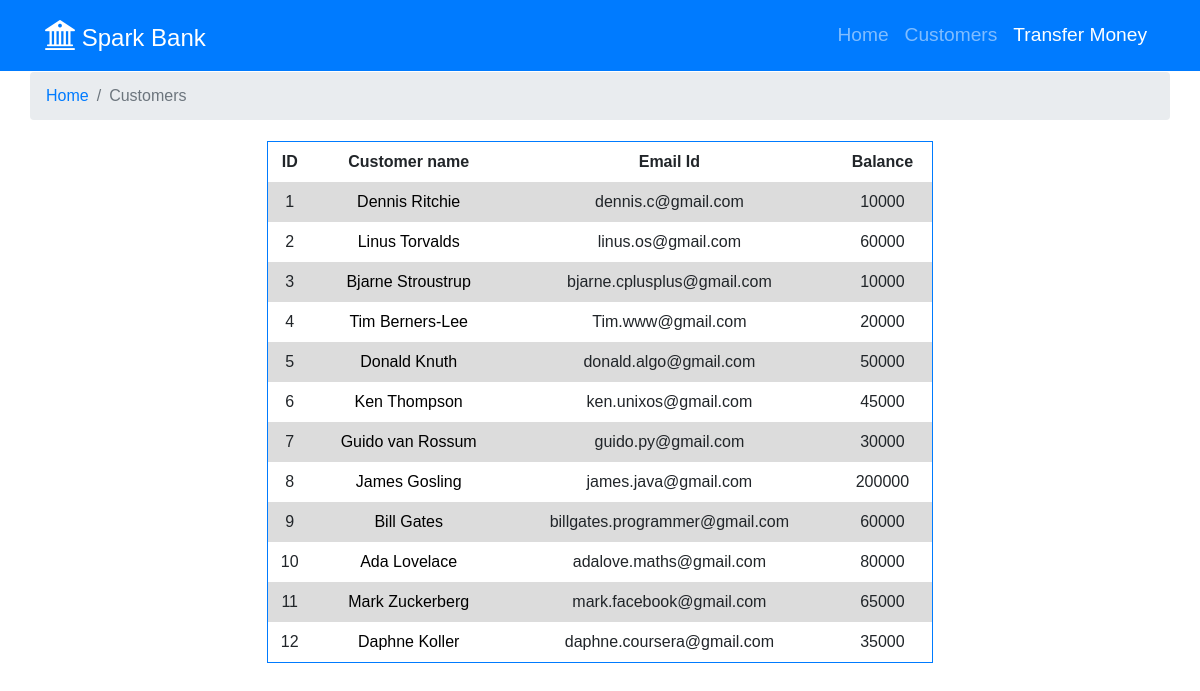
/customer.php, run on the app's committed database.
### tables this page shows
CREATE TABLE IF NOT EXISTS `customer` (
  `id` int(100) NOT NULL,
  `customer_name` varchar(50) NOT NULL,
  `email_id` varchar(1000) NOT NULL,
  `balance` double NOT NULL DEFAULT '0'
);

### customer.php (the view, shortened to what this page needs)
<?php
require_once "pdo.php";
$stmt = $pdo->query("SELECT id, customer_name, email_id, balance FROM customer");
$rows = $stmt->fetchAll(PDO::FETCH_ASSOC);
?>
<!DOCTYPE html>
<html lang="en">
<head>
    <link rel="stylesheet" href="https://cdn.jsdelivr.net/npm/bootstrap@4.5.3/dist/css/bootstrap.min.css">
    <link rel="stylesheet" href="https://stackpath.bootstrapcdn.com/font-awesome/4.7.0/css/font-awesome.min.css">
    <link rel="stylesheet" href="https://cdn.jsdelivr.net/npm/bootstrap-icons@1.5.0/font/bootstrap-icons.css">
    <link rel="stylesheet" href="css/styles.css">
</head>
<body>
<nav class="navbar navbar-dark navbar-expand-sm fixed-top bg-primary">
        <div class="container">
            <a style="font-size:150%;" class="navbar-brand mr-auto" href="index.php"><i style="font-size:30px;" class="bi  bi-bank2"></i> Spark Bank </a>
            <div class="collapse navbar-collapse" id="Navbar">
                <ul class="navbar-nav ml-auto" style="font-size:120%;">
                    <li class="nav-item text-white"><a class="nav-link" href="index.php"><span style="margin-right:5px;"></span>Home</a></li>
                    <li class="nav-item text-white "><a class="nav-link" href="customer.php">Customers</a></li>
                    <li class="nav-item text-white active"><a class="nav-link" href="#">Transfer Money</a></li>
                </ul>
            </div>
        </div>
    </nav>
  <center>
    <div class="container">
      <div class="row align-items-center">
        <ol class="col-12 breadcrumb">
          <li class="breadcrumb-item "><a href="./index.php">Home</a></li>
          <li class="breadcrumb-item active">Customers</li>
        </ol>
      </div>
      <table class="border border-primary" style="margin: 5px 0px 100px 0px; width:60%; height:30%;">
        <tr>
          <td> <b>ID</b></td>
          <td><b>Customer name</b></td>
          <td><b>Email Id</b></td>
          <td><b>Balance</b></td>
        </tr>
        <?php
        foreach ($rows as $row) {
          echo "<tr><td>";
          echo ($row['id']);
          echo ("</td><td>"); ?>
          <a style="color:black;" href="transfer.php?email_id=<?php echo $row["email_id"]; ?>">
            <?php echo $row["customer_name"]; ?>
          </a>
        <?php
          echo ("</td><td>");
          echo ($row['email_id']);
          echo ("</td><td>");
          echo ($row['balance']);
          echo ("</td></tr>\n");
        }
        ?>
      </table>
  </center>
</body>
</html>

### customer.php (style rules this page uses)
* { font-family: Arial, Helvetica, sans-serif; }
table { border-collapse: collapse; width: 100%; }
td { text-align: center; padding: 8px; }
tr:nth-child(even) { background-color: #DCDCDC ; }

### data on the page
customer: id "1", customer_name "Dennis Ritchie", email "dennis.c@gmail.com", balance "10000"
customer: id "2", customer_name "Linus Torvalds", email "linus.os@gmail.com", balance "60000"
customer: id "3", customer_name "Bjarne Stroustrup", email "bjarne.cplusplus@gmail.com", balance "10000"
customer: id "4", customer_name "Tim Berners-Lee", email "Tim.www@gmail.com", balance "20000"
customer: id "5", customer_name "Donald Knuth", email "donald.algo@gmail.com", balance "50000"
customer: id "6", customer_name "Ken Thompson", email "ken.unixos@gmail.com", balance "45000"
customer: id "7", customer_name "Guido van Rossum", email "guido.py@gmail.com", balance "30000"
customer: id "8", customer_name "James Gosling", email "james.java@gmail.com", balance "200000"
customer: id "9", customer_name "Bill Gates", email "billgates.programmer@gmail.com", balance "60000"
customer: id "10", customer_name "Ada Lovelace", email "adalove.maths@gmail.com", balance "80000"
customer: id "11", customer_name "Mark Zuckerberg", email "mark.facebook@gmail.com", balance "65000"
customer: id "12", customer_name "Daphne Koller", email "daphne.coursera@gmail.com", balance "35000"
